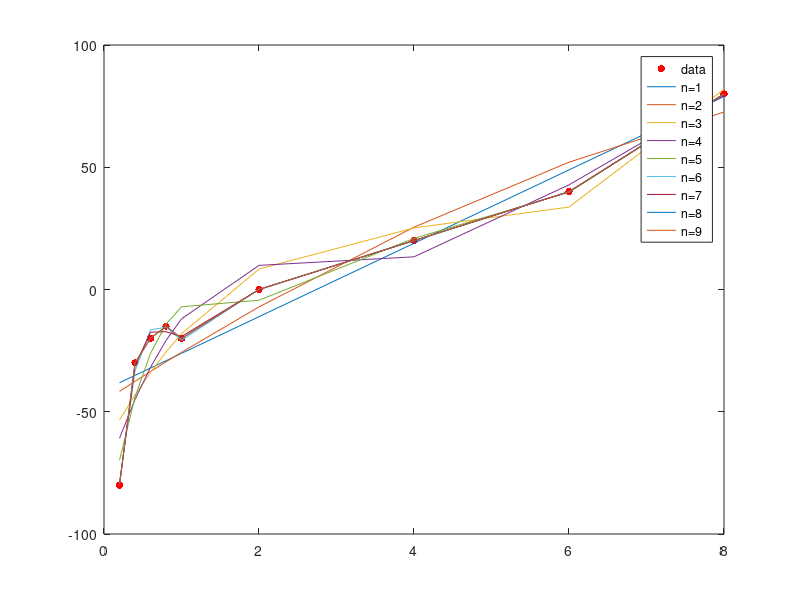
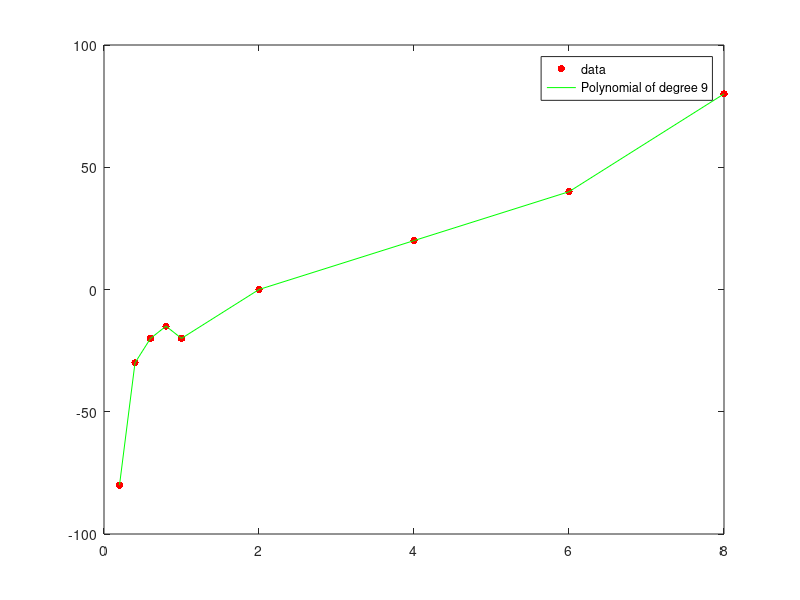
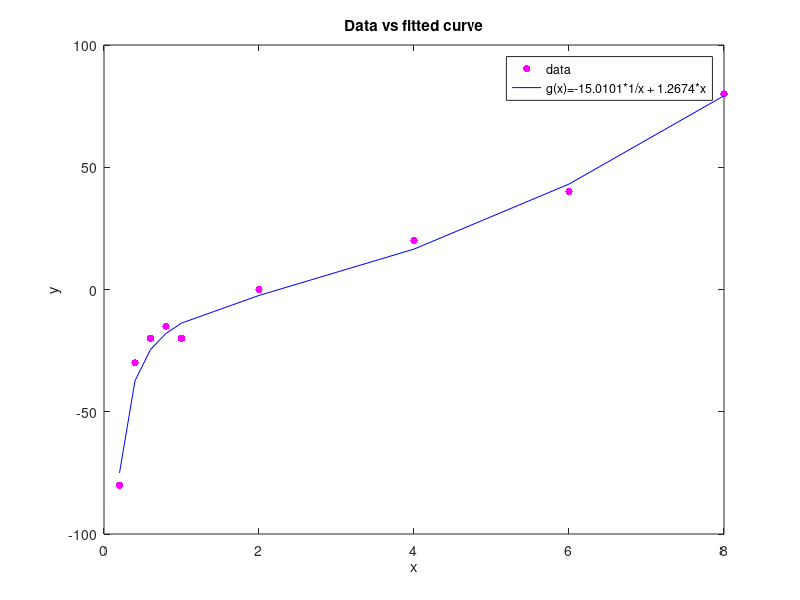

Recreate these plots in MATLAB, in order.
x=[0.2,0.4,0.6,0.8,1,2,4,6,8];
y=[-80,-30,-20,-15,-20,0,20,40,80];

% first plot the data 
figure % figure1
plot(x,y,'.r','MarkerSize',16)

hold on % to plot multiple grsphd on the same plot

% plot polynomial fitted curve of order 1,2,3,4,5,6,7,8,9 as there are only
% 9 data points
% to get an idea what order polynomial fitting the data completely
for n=1:9
    % get the coefficients of the polynomial using polyfit function
    p=polyfit(x,y,n); % fit the polynomial of order n,p is a vector of
                      % coefficients
                      
   % calculate the predicted value of y
   y_pred=polyval(p,x);
   
   % plot the fitted curve
   plot(x,y_pred)
end

% legend
legend('data','n=1','n=2','n=3','n=4','n=5','n=6','n=7','n=8','n=9')

hold off % detach from the current graph




% Note  : from the plot it seems to be that the the polynomial of order 9
% fitted the data completely
% separate plot

figure % figure 2
plot(x,y,'.r','MarkerSize',16)

hold on
p=polyfit(x,y,9); % fit the polynomial of order 9,p is a vector of
                      % coefficients
                      % polyfit function returns polynomial coefficients
                      % in decreasing order
                      % eg: an*x^n+an-1*x^n-1 + ...+a0
                      
% calculate the predicted value of y
y_pred=polyval(p,x);
   
% plot the fitted curve
plot(x,y_pred,'-g')

legend('data','Polynomial of degree 9','Location',"northeast")
hold off




% display the 9th order polynomial
disp('9th order polynomial')
% [] used to concatenate strings and num2str conver number to string
fprintf('(%d)*x^9 + (%d)*x^8 +(%d)*x^7 + (%d)*x^6 + (%d)*x^5 + (%d)*x^4 + (%d)*x^3 + (%d)*x^2 + (%d)*x + (%d)\n', ...
    p(1),p(2),p(3),p(4),p(5),p(6),p(7),p(8),p(9),p(10))






% part 2))
% to fit the function g(x)=a/x+b*x^2
% you need to mormal equation to obtain the coefficients a and b

% create a matrix whose first column is 1/x and second column is x^2

X=[(1./x)'  (x.^2)']; % here transpose operator ' has been used as x was a row vector
                      % ./ is element by element division
                      % .^ element by element power
                      
                      
% calculate the coefficients using normal equation
% normal equation
% C=inv((X'*X))*X'*y' ; inv is the inverse function
% C(1)=a and C(2)=b

C=inv(X'*X)*X'*y';

a=C(1) % value of a
b=C(2)



% part 3))
% calculate the predicted value of y
y_pred=a./x+b*x.^2;

figure  % create a figure
plot(x,y,'.m','MarkerSize',16)

hold on
plot(x,y_pred,'-b')
xlabel('x')
ylabel('y')
title('Data vs fitted curve')
% [] use to concatenate strings
legend('data',['g(x)=',num2str(a),'*1/x + ',num2str(b),'*x'])
hold off




% part d))

% total residual square
resTotal=sum((y-y_pred).^2)

